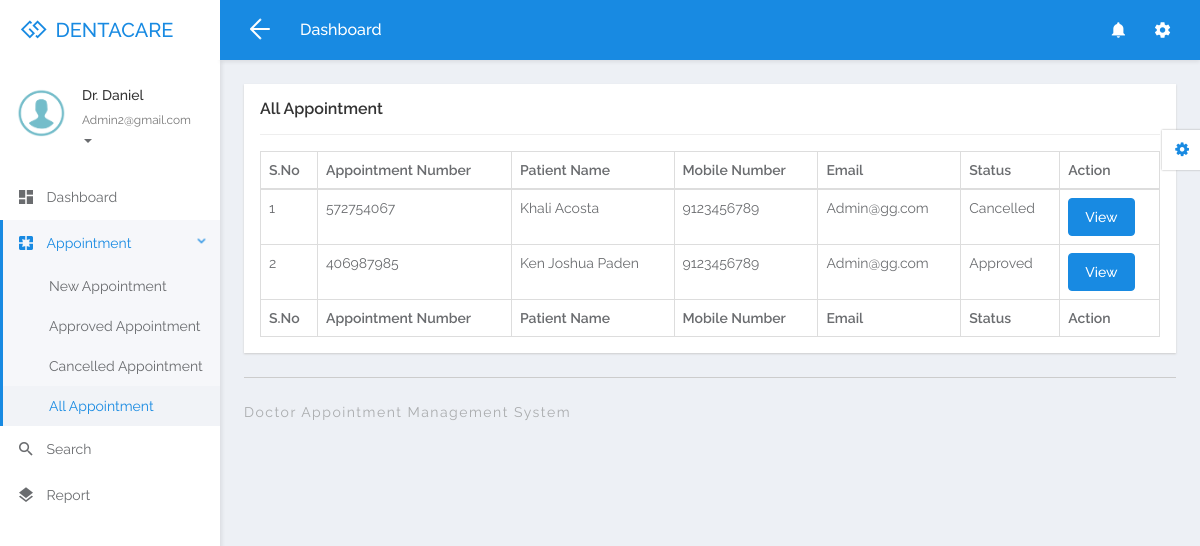
Screenshot of /doctor/all-appointment.php (signed in) with the database file from the repository.
### tables this page shows
CREATE TABLE `tbldoctor` (
  `ID` int(5) NOT NULL,
  `FullName` varchar(250) DEFAULT NULL,
  `MobileNumber` bigint(11) DEFAULT NULL,
  `Email` varchar(250) DEFAULT NULL,
  `Specialization` varchar(250) DEFAULT NULL,
  `Password` varchar(259) DEFAULT NULL,
  `CreationDate` timestamp NULL DEFAULT current_timestamp()
);

CREATE TABLE `tblappointment` (
  `ID` int(10) NOT NULL,
  `AppointmentNumber` int(10) DEFAULT NULL,
  `Name` varchar(250) DEFAULT NULL,
  `MobileNumber` bigint(20) DEFAULT NULL,
  `Email` varchar(250) DEFAULT NULL,
  `AppointmentDate` date DEFAULT NULL,
  `AppointmentTime` time DEFAULT NULL,
  `Specialization` varchar(250) DEFAULT NULL,
  `Doctor` int(10) DEFAULT NULL,
  `Message` mediumtext DEFAULT NULL,
  `ApplyDate` timestamp NULL DEFAULT current_timestamp(),
  `Remark` varchar(250) DEFAULT NULL,
  `Status` varchar(250) DEFAULT NULL,
  `UpdationDate` timestamp NULL DEFAULT NULL ON UPDATE current_timestamp()
);

### doctor/all-appointment.php (the view, shortened to what this page needs)
<?php
include('includes/dbconnection.php');
if (strlen($_SESSION['damsid']==0)) {
  header('location:logout.php');
  } else{
  ?>
<!DOCTYPE html>
<html lang="en">
<head>
	<link rel="stylesheet" href="libs/bower/font-awesome/css/font-awesome.min.css">
	<link rel="stylesheet" href="libs/bower/material-design-iconic-font/dist/css/material-design-iconic-font.css">
	<link rel="stylesheet" href="libs/bower/animate.css/animate.min.css">
	<link rel="stylesheet" href="libs/bower/fullcalendar/dist/fullcalendar.min.css">
	<link rel="stylesheet" href="libs/bower/perfect-scrollbar/css/perfect-scrollbar.css">
	<link rel="stylesheet" href="assets/css/bootstrap.css">
	<link rel="stylesheet" href="assets/css/core.css">
	<link rel="stylesheet" href="assets/css/app.css">
</head>
<body class="menubar-left menubar-unfold menubar-light theme-primary">
<?php include_once('includes/header.php');?>
<?php include_once('includes/sidebar.php');?>
<main id="app-main" class="app-main">
  <div class="wrap">
	<section class="app-content">
		<div class="row">
			<div class="col-md-12">
				<div class="widget">
					<header class="widget-header">
						<h4 class="widget-title">All Appointment</h4>
					</header>
					<hr class="widget-separator">
					<div class="widget-body">
						<div class="table-responsive">
							<table class="table table-bordered table-hover js-basic-example dataTable table-custom">
								<thead>
									<tr>
										<th>S.No</th>
										<th>Appointment Number</th>
										<th>Patient Name</th>
										<th>Mobile Number</th>
										<th>Email</th>
									<th>Status</th>
										<th>Action</th>
									</tr>
								</thead>
								<tbody>
                  <?php
              $docid=$_SESSION['damsid'];
$sql="SELECT * from  tblappointment where Doctor=:docid";
$query = $dbh -> prepare($sql);
$query-> bindParam(':docid', $docid, PDO::PARAM_STR);
$query->execute();
$results=$query->fetchAll(PDO::FETCH_OBJ);
$cnt=1;
if($query->rowCount() > 0)
{
foreach($results as $row)
{               ?>
									<tr>
										<td><?php echo htmlentities($cnt);?></td>
										<td><?php  echo htmlentities($row->AppointmentNumber);?></td>
										<td><?php  echo htmlentities($row->Name);?></td>
										<td><?php  echo htmlentities($row->MobileNumber);?></td>
										<td><?php  echo htmlentities($row->Email);?></td>
                                        <?php if($row->Status==""){ ?>
                     <td><?php echo "Not Updated Yet"; ?></td>
<?php } else { ?>                  <td><?php  echo htmlentities($row->Status);?>
                  </td>
                  <?php } ?>
										<td><a href="view-appointment-detail.php?editid=<?php echo htmlentities ($row->ID);?>&&aptid=<?php echo htmlentities ($row->AppointmentNumber);?>" class="btn btn-primary">View</a></td>
									</tr>
								 <?php $cnt=$cnt+1;}} ?>
								</tbody>
                  <tfoot>
                  <tr>
                  <th>S.No</th>
										<th>Appointment Number</th>
										<th>Patient Name</th>
										<th>Mobile Number</th>
										<th>Email</th>
										<th>Status</th>
										<th>Action</th>
                  </tr>
                </tfoot>
							</table>
						</div>
					</div>
				</div>
			</div>
		</div>
	</section>
</div>
  <?php include_once('includes/footer.php');?>
</main>
<?php include_once('includes/customizer.php');?>
</body>
</html>
<?php }  ?>

### doctor/includes/header.php (shortened to what this page needs)
<nav id="app-navbar" class="navbar navbar-inverse navbar-fixed-top primary">
  <div class="navbar-header">
    <a href="dashboard.php" class="navbar-brand">
      <span class="brand-icon"><i class="fa fa-gg"></i></span>
      <span class="brand-name">DENTACARE</span>
    </a>
  </div>
  <div class="navbar-container container-fluid">
    <div class="collapse navbar-collapse" id="app-navbar-collapse">
      <ul class="nav navbar-toolbar navbar-toolbar-left navbar-left">
        <li class="hidden-float hidden-menubar-top">
          <a href="javascript:void(0)" role="button" id="menubar-fold-btn" class="hamburger hamburger--arrowalt is-active js-hamburger">
            <span class="hamburger-box"><span class="hamburger-inner"></span></span>
          </a>
        </li>
        <li>
          <h5 class="page-title hidden-menubar-top hidden-float">Dashboard</h5>
        </li>
      </ul>
      <ul class="nav navbar-toolbar navbar-toolbar-right navbar-right">
        <li class="dropdown">
          <a href="#" class="dropdown-toggle" data-toggle="dropdown" role="button" aria-haspopup="true" aria-expanded="false"><i class="zmdi zmdi-hc-lg zmdi-notifications"></i></a>
        </li>
        <li class="dropdown">
          <a href="javascript:void(0)" class="dropdown-toggle" data-toggle="dropdown" role="button" aria-haspopup="true" aria-expanded="false"><i class="zmdi zmdi-hc-lg zmdi-settings"></i></a>
        </li>
      </ul>
    </div>
  </div>
</nav>

### doctor/includes/sidebar.php (shortened to what this page needs)
<aside id="menubar" class="menubar light">
  <div class="app-user">
    <div class="media">
      <div class="media-left">
        <div class="avatar avatar-md avatar-circle">
          <a href="javascript:void(0)"><img class="img-responsive" src="assets/images/images.png" alt="avatar"/></a>
        </div>
      </div>
      <div class="media-body">
        <div class="foldable">
          <?php
$eid=$_SESSION['damsid'];
$sql="SELECT FullName,Email from  tbldoctor where ID=:eid";
$query = $dbh -> prepare($sql);
$query->bindParam(':eid',$eid,PDO::PARAM_STR);
$query->execute();
$results=$query->fetchAll(PDO::FETCH_OBJ);
foreach($results as $row)
{
$email=$row->Email;
$fname=$row->FullName;
}   ?>
          <h5><a href="javascript:void(0)" class="username"><?php  echo $fname ;?></a></h5>
          <ul>
            <li class="dropdown">
              <a href="javascript:void(0)" class="dropdown-toggle usertitle" data-toggle="dropdown" aria-haspopup="true" aria-expanded="false">
                <small><?php  echo $email;?></small>
                <span class="caret"></span>
              </a>
            </li>
          </ul>
        </div>
      </div>
    </div>
  </div>
  <div class="menubar-scroll">
    <div class="menubar-scroll-inner">
      <ul class="app-menu">
        <li class="has-submenu">
          <a href="dashboard.php">
            <i class="menu-icon zmdi zmdi-view-dashboard zmdi-hc-lg"></i>
            <span class="menu-text">Dashboard</span>
          </a>
        </li>
       <li class="has-submenu">
          <a href="javascript:void(0)" class="submenu-toggle">
            <i class="menu-icon zmdi zmdi-pages zmdi-hc-lg"></i>
            <span class="menu-text">Appointment</span>
            <i class="menu-caret zmdi zmdi-hc-sm zmdi-chevron-right"></i>
          </a>
          <ul class="submenu">
            <li><a href="new-appointment.php"><span class="menu-text">New Appointment</span></a></li>
            <li><a href="approved-appointment.php"><span class="menu-text">Approved Appointment</span></a></li>
            <li><a href="cancelled-appointment.php"><span class="menu-text">Cancelled Appointment</span></a></li>
            <li><a href="all-appointment.php"><span class="menu-text">All Appointment</span></a></li>
          </ul>
        </li>
        <li>
          <a href="search.php">
            <i class="menu-icon zmdi zmdi-search zmdi-hc-lg"></i>
            <span class="menu-text">Search</span>
          </a>
        </li>
        <li>
          <a href="appointment-bwdates.php">
            <i class="menu-icon zmdi zmdi-layers zmdi-hc-lg"></i>
            <span class="menu-text">Report</span>
          </a>
        </li>
      </ul>
    </div>
  </div>
</aside>

### doctor/includes/footer.php
<div class="wrap p-t-0">
    <footer class="app-footer">
        <div class="copyright pull-left">Doctor Appointment Management System </div>
    </footer>
  </div>

### doctor/includes/customizer.php (shortened to what this page needs)
<div id="app-customizer" class="app-customizer">
  <a href="javascript:void(0)"
    class="app-customizer-toggle theme-color"
    data-toggle="class"
    data-class="open"
    data-active="false"
    data-target="#app-customizer">
    <i class="fa fa-gear"></i>
  </a>
</div>

### rows the page displays
tbldoctor: FullName "Dr. Daniel", Email "Admin2@gmail.com"
tblappointment: AppointmentNumber "572754067", Name "Khali Acosta", MobileNumber "9123456789", Email "Admin@gg.com", Status "Cancelled"
tblappointment: AppointmentNumber "406987985", Name "Ken Joshua Paden", MobileNumber "9123456789", Email "Admin@gg.com", Status "Approved"
